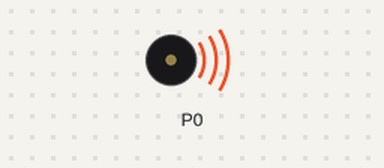
Bench run of a program on a simulated BBC micro:bit running MicroPython. Shown: buzzer (waves = sounding). At 1.8 s the program stops and its outputs stay as they are.

Above: at 0.1 s.
At 1.8 s:
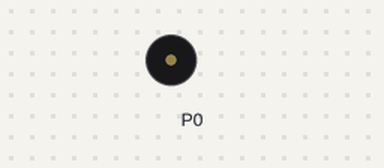
Timing chart, 0 to 3.3 s (numbered marks = the images above):
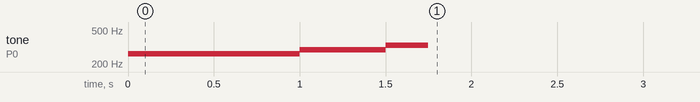

Measured:
- by itself, tone on P0: silent → 262 Hz at 0.00 s, → 294 Hz 1.0 s later, → 330 Hz 0.50 s later, → silent 0.25 s later

The program:

main.py
```python
from microbit import *
import music

music.pitch(262, 1000)
music.pitch(294, 500)
music.pitch(330, 250)
```
